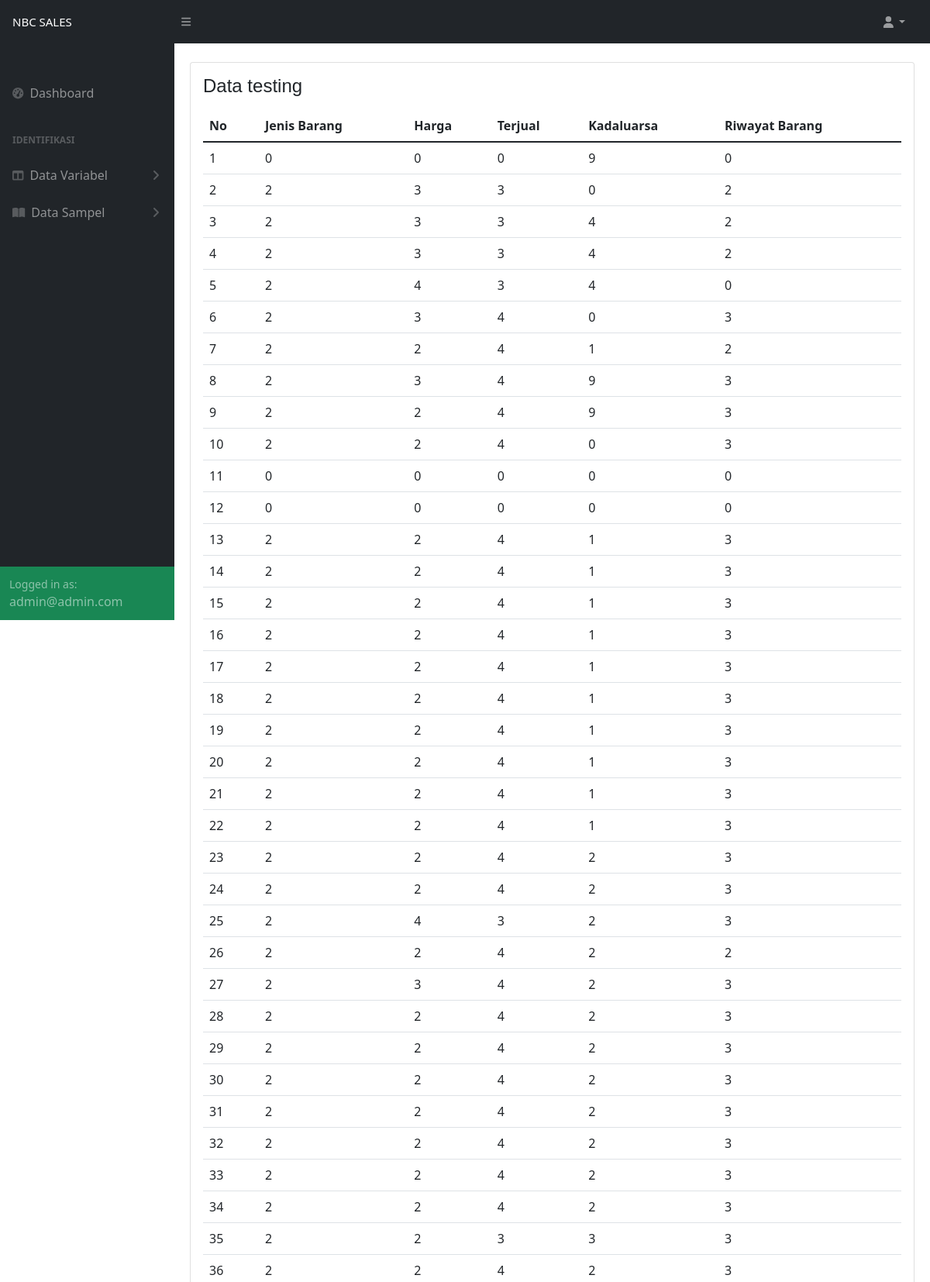
/admin/data-sampel/data-testing.php (signed in, upper part), run on the app's committed database.
### tables this page shows
CREATE TABLE `data_testing` (
  `id_data_testing` int(11) NOT NULL,
  `jenis_kelamin_testing` int(11) NOT NULL,
  `pekerjaan_testing` int(11) NOT NULL,
  `usia_testing` int(11) NOT NULL,
  `kendaraan_testing` int(11) NOT NULL,
  `riwayat_testing` int(11) NOT NULL
);

### config/admin/data-testing/view.php (the view)
<?php
include('../../config/koneksi.php');
    $no = 1;
    $query = mysqli_query($con,"SELECT * FROM data_testing");
	while( $row = mysqli_fetch_array($query)){
?>
                        <tr>
                            <td> <?php echo $no++?> </td>
                            <td> <?php echo $row['jenis_kelamin_testing'];?> </td>
                            <td> <?php echo $row['pekerjaan_testing'];?></td>
                            <td> <?php echo $row['usia_testing'];?></td>
                            <td> <?php echo $row['kendaraan_testing'];?> </td>
                            <td> <?php echo $row['riwayat_testing'];?> </td>
                          </tr>
<?php
	}
?>

### frontend/assets/css/style.css (style rules this page uses)
body { font-family: "Open Sans", sans-serif; color: #444444; }

### data on the page
data_testing: jenis_kelamin_testing "0", pekerjaan_testing "0", usia_testing "0", kendaraan_testing "9", riwayat_testing "0"
data_testing: jenis_kelamin_testing "2", pekerjaan_testing "3", usia_testing "3", kendaraan_testing "0", riwayat_testing "2"
data_testing: jenis_kelamin_testing "2", pekerjaan_testing "3", usia_testing "3", kendaraan_testing "4", riwayat_testing "2"
data_testing: jenis_kelamin_testing "2", pekerjaan_testing "3", usia_testing "3", kendaraan_testing "4", riwayat_testing "2"
data_testing: jenis_kelamin_testing "2", pekerjaan_testing "4", usia_testing "3", kendaraan_testing "4", riwayat_testing "0"
data_testing: jenis_kelamin_testing "2", pekerjaan_testing "3", usia_testing "4", kendaraan_testing "0", riwayat_testing "3"
data_testing: jenis_kelamin_testing "2", pekerjaan_testing "2", usia_testing "4", kendaraan_testing "1", riwayat_testing "2"
data_testing: jenis_kelamin_testing "2", pekerjaan_testing "3", usia_testing "4", kendaraan_testing "9", riwayat_testing "3"
data_testing: jenis_kelamin_testing "2", pekerjaan_testing "2", usia_testing "4", kendaraan_testing "9", riwayat_testing "3"
data_testing: jenis_kelamin_testing "2", pekerjaan_testing "2", usia_testing "4", kendaraan_testing "0", riwayat_testing "3"
data_testing: jenis_kelamin_testing "0", pekerjaan_testing "0", usia_testing "0", kendaraan_testing "0", riwayat_testing "0"
data_testing: jenis_kelamin_testing "0", pekerjaan_testing "0", usia_testing "0", kendaraan_testing "0", riwayat_testing "0"
data_testing: jenis_kelamin_testing "2", pekerjaan_testing "2", usia_testing "4", kendaraan_testing "1", riwayat_testing "3"
data_testing: jenis_kelamin_testing "2", pekerjaan_testing "2", usia_testing "4", kendaraan_testing "1", riwayat_testing "3"
data_testing: jenis_kelamin_testing "2", pekerjaan_testing "2", usia_testing "4", kendaraan_testing "1", riwayat_testing "3"
data_testing: jenis_kelamin_testing "2", pekerjaan_testing "2", usia_testing "4", kendaraan_testing "1", riwayat_testing "3"
data_testing: jenis_kelamin_testing "2", pekerjaan_testing "2", usia_testing "4", kendaraan_testing "1", riwayat_testing "3"
data_testing: jenis_kelamin_testing "2", pekerjaan_testing "2", usia_testing "4", kendaraan_testing "1", riwayat_testing "3"
data_testing: jenis_kelamin_testing "2", pekerjaan_testing "2", usia_testing "4", kendaraan_testing "1", riwayat_testing "3"
data_testing: jenis_kelamin_testing "2", pekerjaan_testing "2", usia_testing "4", kendaraan_testing "1", riwayat_testing "3"
data_testing: jenis_kelamin_testing "2", pekerjaan_testing "2", usia_testing "4", kendaraan_testing "1", riwayat_testing "3"
data_testing: jenis_kelamin_testing "2", pekerjaan_testing "2", usia_testing "4", kendaraan_testing "1", riwayat_testing "3"
data_testing: jenis_kelamin_testing "2", pekerjaan_testing "2", usia_testing "4", kendaraan_testing "2", riwayat_testing "3"
data_testing: jenis_kelamin_testing "2", pekerjaan_testing "2", usia_testing "4", kendaraan_testing "2", riwayat_testing "3"
data_testing: jenis_kelamin_testing "2", pekerjaan_testing "4", usia_testing "3", kendaraan_testing "2", riwayat_testing "3"
data_testing: jenis_kelamin_testing "2", pekerjaan_testing "2", usia_testing "4", kendaraan_testing "2", riwayat_testing "2"
data_testing: jenis_kelamin_testing "2", pekerjaan_testing "3", usia_testing "4", kendaraan_testing "2", riwayat_testing "3"
data_testing: jenis_kelamin_testing "2", pekerjaan_testing "2", usia_testing "4", kendaraan_testing "2", riwayat_testing "3"
data_testing: jenis_kelamin_testing "2", pekerjaan_testing "2", usia_testing "4", kendaraan_testing "2", riwayat_testing "3"
data_testing: jenis_kelamin_testing "2", pekerjaan_testing "2", usia_testing "4", kendaraan_testing "2", riwayat_testing "3"
data_testing: jenis_kelamin_testing "2", pekerjaan_testing "2", usia_testing "4", kendaraan_testing "2", riwayat_testing "3"
data_testing: jenis_kelamin_testing "2", pekerjaan_testing "2", usia_testing "4", kendaraan_testing "2", riwayat_testing "3"
data_testing: jenis_kelamin_testing "2", pekerjaan_testing "2", usia_testing "4", kendaraan_testing "2", riwayat_testing "3"
data_testing: jenis_kelamin_testing "2", pekerjaan_testing "2", usia_testing "4", kendaraan_testing "2", riwayat_testing "3"
data_testing: jenis_kelamin_testing "2", pekerjaan_testing "2", usia_testing "3", kendaraan_testing "3", riwayat_testing "3"
data_testing: jenis_kelamin_testing "2", pekerjaan_testing "2", usia_testing "4", kendaraan_testing "2", riwayat_testing "3"

### other printed values
$_SESSION['email'] "admin@admin.com"
